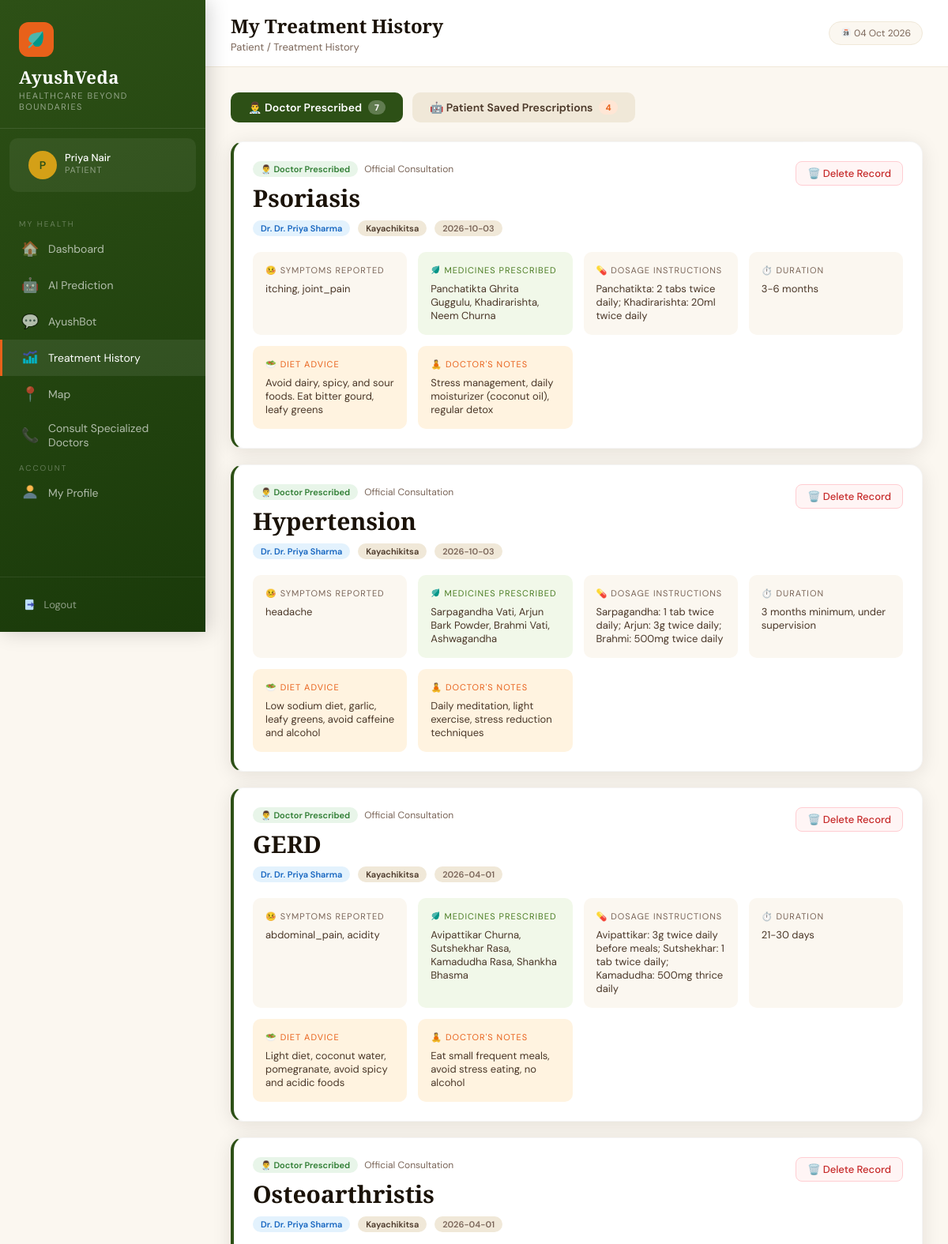
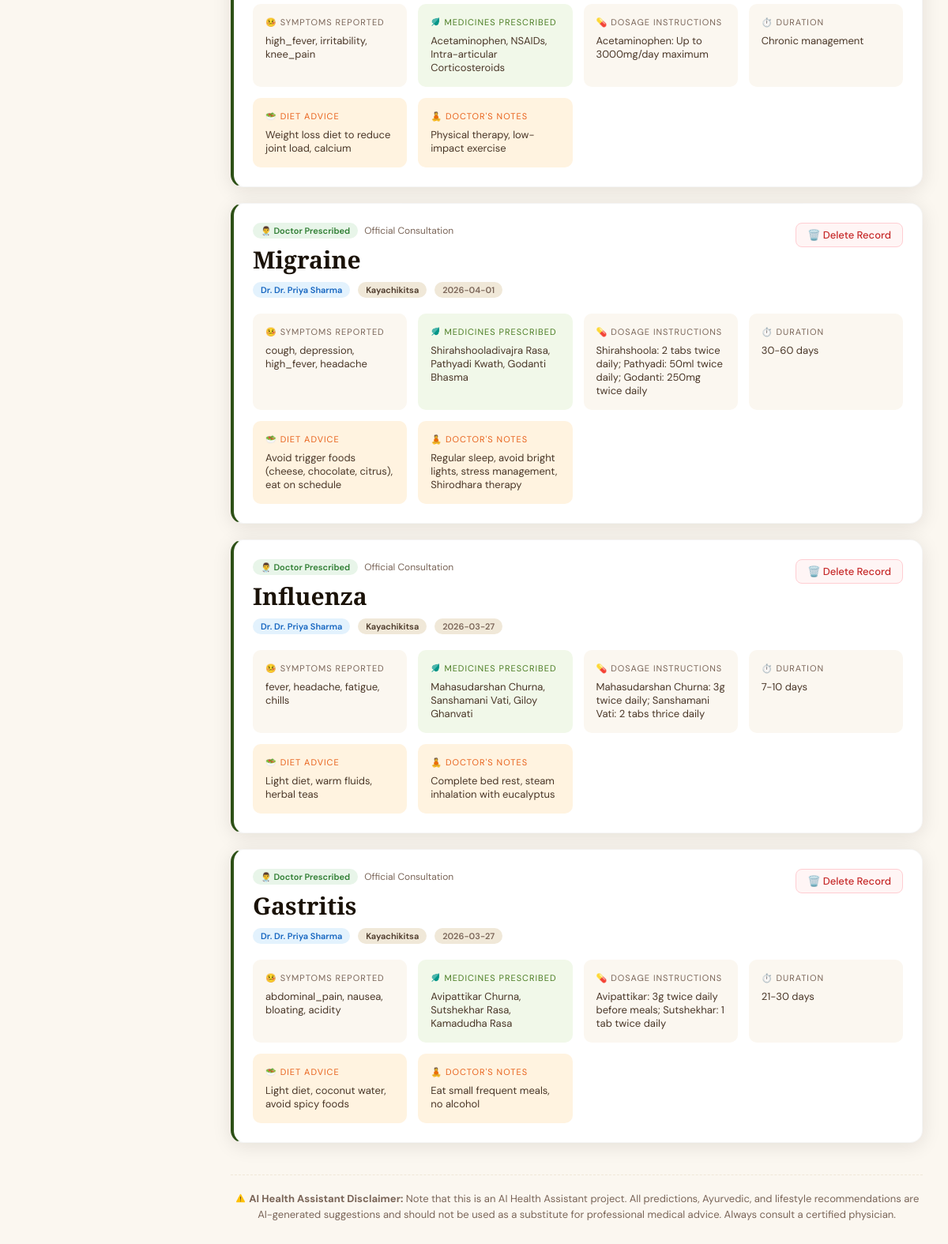
The page /patient/history (signed in) on the database its author committed (2 pictures, top to bottom).
### tables this page shows
CREATE TABLE prescriptions (
            id INTEGER PRIMARY KEY AUTOINCREMENT,
            patient_id INTEGER,
            doctor_id INTEGER,
            symptoms TEXT,
            predicted_disease TEXT,
            medicines TEXT,
            dosage TEXT,
            duration TEXT,
            suggestions TEXT,
            diet_advice TEXT,
            created_at TIMESTAMP DEFAULT CURRENT_TIMESTAMP, saved_by TEXT DEFAULT 'doctor',
            FOREIGN KEY (patient_id) REFERENCES patients(id),
            FOREIGN KEY (doctor_id) REFERENCES doctors(id)
        );

CREATE TABLE doctors (
            id INTEGER PRIMARY KEY AUTOINCREMENT,
            name TEXT NOT NULL,
            email TEXT UNIQUE NOT NULL,
            password TEXT NOT NULL,
            phone TEXT,
            specialization TEXT,
            qualification TEXT,
            experience INTEGER DEFAULT 0,
            created_at TIMESTAMP DEFAULT CURRENT_TIMESTAMP
        );

### app.py (the view)
@app.route('/patient/history')
@login_required('patient')
def patient_history():
    conn = get_db()
    prescriptions = conn.execute(
        "SELECT pr.*, d.name as doctor_name, d.specialization FROM prescriptions pr LEFT JOIN doctors d ON pr.doctor_id=d.id WHERE pr.patient_id=? ORDER BY pr.created_at DESC",
        (session['user_id'],)
    ).fetchall()
    conn.close()
    doctor_prescriptions = [p for p in prescriptions if (p['saved_by'] != 'patient' and p['doctor_name'])]
    patient_prescriptions = [p for p in prescriptions if (p['saved_by'] == 'patient' or not p['doctor_name'])]
    return render_template(
        'patient/history.html',
        prescriptions=prescriptions,
        doctor_prescriptions=doctor_prescriptions,
        patient_prescriptions=patient_prescriptions
    )

### app.py (called while the page is built)
@app.context_processor
def inject_now():
    return {'now': datetime.now().strftime('%d %b %Y')}

def get_db():
    if os.environ.get('VERCEL') and not os.path.exists(DB_PATH):
        orig_db = os.path.join(BASE_DIR, 'ayurcare.db')
        if os.path.exists(orig_db):
            import shutil
            shutil.copyfile(orig_db, DB_PATH)
    conn = sqlite3.connect(DB_PATH)
    conn.row_factory = sqlite3.Row
    return conn

def login_required(role):
    def decorator(f):
        @wraps(f)
        def wrapper(*args, **kwargs):
            if session.get('role') != role:
                flash('Please login to continue.', 'error')
                return redirect(url_for(f'{role}_login'))
            return f(*args, **kwargs)
        return wrapper
    return decorator

### templates/patient/history.html (shortened to what this page needs)
{% extends 'base.html' %}
{% block page_title %}My Treatment History{% endblock %}
{% block breadcrumb %}Patient / Treatment History{% endblock %}
{% block nav %}
<span class="nav-section-label">My Health</span>
<a href="/patient/dashboard" class="nav-link"><span class="icon">🏠</span> Dashboard</a>
<a href="/patient/predict" class="nav-link"><span class="icon">🤖</span> AI Prediction</a>
<a href="/patient/chatbot" class="nav-link"><span class="icon">💬</span> AyushBot</a>
<a href="/patient/history" class="nav-link active"><span class="icon"><img src="/static/images/dashboard_icon.png" style="height:1.2em;width:1.2em;vertical-align:-0.2em;"></span> Treatment History</a>
<a href="/patient/map" class="nav-link"><span class="icon">📍</span> Map</a>
<a href="/patient/consult" class="nav-link"><span class="icon">📞</span> Consult Specialized Doctors</a>
<span class="nav-section-label">Account</span>
<a href="/patient/profile" class="nav-link"><span class="icon"><img src="/static/images/profile_icon.png" style="height:1.2em;width:1.2em;vertical-align:-0.2em;"></span> My Profile</a>
{% endblock %}
{% block content %}
<div style="display:flex; gap:12px; margin-bottom:24px; flex-wrap:wrap;">
    <button type="button" class="page-tab-btn active" id="btn_category_doctor" onclick="switchRxCategory('doctor', this)">
        <span>👨‍⚕️ Doctor Prescribed</span>
        <span class="tab-counter" style="background:#E2EDD8;color:#2D5016;">{{ doctor_prescriptions|length }}</span>
    </button>
    <button type="button" class="page-tab-btn" id="btn_category_patient" onclick="switchRxCategory('patient', this)">
        <span>🤖 Patient Saved Prescriptions</span>
        <span class="tab-counter" style="background:#FFE6D5;color:#E8611A;">{{ patient_prescriptions|length }}</span>
    </button>
</div>
<div id="section_doctor_rx">
    {% if doctor_prescriptions %}
    {% for pr in doctor_prescriptions %}
    <div class="card" style="margin-bottom:20px; border-left:4px solid #2D5016;">
        <div style="display:flex;align-items:flex-start;justify-content:space-between;flex-wrap:wrap;gap:10px;margin-bottom:20px">
            <div>
                <div style="display:flex;align-items:center;gap:8px;margin-bottom:6px">
                    <span class="badge badge-green" style="font-size:11px;">👨‍⚕️ Doctor Prescribed</span>
                    <span style="font-size:12px;color:#7A6558;">Official Consultation</span>
                </div>
                <h2 style="font-family:'Cormorant Garamond',serif;font-size:30px;color:#1A1208">{{ pr.predicted_disease }}</h2>
                <div style="margin-top:8px;display:flex;gap:10px;flex-wrap:wrap">
                    <span class="badge badge-blue">Dr. {{ pr.doctor_name }}</span>
                    {% if pr.specialization %}<span class="badge" style="background:#F0E8D8;color:#4A3728">{{ pr.specialization }}</span>{% endif %}
                    <span class="badge" style="background:#F0E8D8;color:#7A6558">{{ pr.created_at[:10] }}</span>
                </div>
            </div>
            <div style="flex-shrink:0;">
                <form action="{{ url_for('patient_delete_history', pr_id=pr.id) }}" method="POST" onsubmit="return confirm('Are you sure you want to delete this treatment record?');" style="margin:0;">
                    <button type="submit" class="btn btn-outline" style="color:#C62828; border-color:#FFCDD2; background:#FFF5F5; padding:6px 14px; font-size:13px; font-weight:500; display:flex; align-items:center; gap:6px;">
                        🗑️ Delete Record
                    </button>
                </form>
            </div>
        </div>
        <div class="prescription-grid">
            <div style="background:#FBF7F0;border-radius:10px;padding:16px">
                <div style="font-size:11px;text-transform:uppercase;letter-spacing:1px;color:#7A6558;margin-bottom:8px">🤒 Symptoms Reported</div>
                <div style="font-size:13px;color:#4A3728">{{ pr.symptoms }}</div>
            </div>
            <div style="background:#F1F8E9;border-radius:10px;padding:16px">
                <div style="font-size:11px;text-transform:uppercase;letter-spacing:1px;color:#4A7C22;margin-bottom:8px"><img src="/static/images/logo_icon.png" style="height:1.2em;width:1.2em;vertical-align:-0.2em;"> Medicines Prescribed</div>
                <div style="font-size:13px;color:#4A3728">{{ pr.medicines }}</div>
            </div>
            <div style="background:#FBF7F0;border-radius:10px;padding:16px">
                <div style="font-size:11px;text-transform:uppercase;letter-spacing:1px;color:#7A6558;margin-bottom:8px">💊 Dosage Instructions</div>
                <div style="font-size:13px;color:#4A3728">{{ pr.dosage }}</div>
            </div>
            <div style="background:#FBF7F0;border-radius:10px;padding:16px">
                <div style="font-size:11px;text-transform:uppercase;letter-spacing:1px;color:#7A6558;margin-bottom:8px">⏱️ Duration</div>
                <div style="font-size:13px;color:#4A3728">{{ pr.duration }}</div>
            </div>
            {% if pr.diet_advice %}
            <div style="background:#FFF3E0;border-radius:10px;padding:16px">
                <div style="font-size:11px;text-transform:uppercase;letter-spacing:1px;color:#E8611A;margin-bottom:8px">🥗 Diet Advice</div>
                <div style="font-size:13px;color:#4A3728">{{ pr.diet_advice }}</div>
            </div>
            {% endif %}
            {% if pr.suggestions %}
            <div style="background:#FFF3E0;border-radius:10px;padding:16px">
                <div style="font-size:11px;text-transform:uppercase;letter-spacing:1px;color:#E8611A;margin-bottom:8px">🧘 Doctor's Notes</div>
                <div style="font-size:13px;color:#4A3728">{{ pr.suggestions }}</div>
            </div>
            {% endif %}
        </div>
    </div>
    {% endfor %}
    {% endif %}
</div>
{% endblock %}

### templates/base.html (style rules this page uses)
:root { --saffron: #E8611A; --saffron-light: #F4874B; --turmeric: #D4A017; --forest: #2D5016; --forest-mid: #4A7C22; --forest-light: #7AB648; --cream: #FBF7F0; --cream-dark: #F0E8D8; --earth: #6B4226; --earth-light: #9B6B42; --text-dark: #1A1208; --text-mid: #4A3728; --text-light: #7A6558; --white: #FFFFFF; --sidebar-w: 260px; --shadow: 0 4px 24px rgba(26, 18, 8, 0.10); --shadow-lg: 0 12px 48px rgba(26, 18, 8, 0.16); }
* { box-sizing: border-box; margin: 0; padding: 0; }
body { font-family: 'DM Sans', sans-serif; background: var(--cream); color: var(--text-dark); min-height: 100vh; }
h1, h2, h3, h4 { font-family: 'Cormorant Garamond', serif; }
.nav-section-label { color: rgba(255, 255, 255, 0.3); font-size: 10px; text-transform: uppercase; letter-spacing: 2px; padding: 12px 24px 6px; font-family: 'DM Sans', sans-serif; }
.nav-link { display: flex; align-items: center; gap: 12px; padding: 11px 24px; color: rgba(255, 255, 255, 0.65); text-decoration: none; font-size: 14px; transition: all 0.2s; border-left: 3px solid transparent; position: relative; }
.nav-link:hover, .nav-link.active { color: #fff; background: rgba(255, 255, 255, 0.08); border-left-color: var(--saffron); }
.nav-link .icon { font-size: 18px; width: 22px; text-align: center; }
.card { background: var(--white); border-radius: 16px; padding: 24px; box-shadow: var(--shadow); border: 1px solid rgba(0, 0, 0, 0.04); }
.btn { display: inline-flex; align-items: center; gap: 8px; padding: 10px 20px; border-radius: 8px; font-size: 14px; font-weight: 500; cursor: pointer; text-decoration: none; border: none; transition: all 0.2s; font-family: 'DM Sans', sans-serif; }
.btn-outline { background: transparent; border: 1.5px solid var(--cream-dark); color: var(--text-mid); }
.badge { display: inline-block; padding: 3px 10px; border-radius: 20px; font-size: 11px; font-weight: 600; }
.badge-green { background: #E8F5E9; color: #2E7D32; }
.badge-blue { background: #E3F2FD; color: #1565C0; }

### templates/patient/history.html (style rules this page uses)
.page-tab-btn { padding: 10px 22px; border: none; border-radius: 10px; cursor: pointer; font-family: 'DM Sans', sans-serif; font-size: 14px; font-weight: 600; transition: all 0.2s; background: #F0E8D8; color: #4A3728; display: inline-flex; align-items: center; gap: 8px; }
.page-tab-btn.active { background: #2D5016; color: #fff; }
.page-tab-btn.active .tab-counter { background: rgba(255,255,255,0.25) !important; color: #fff !important; }
.tab-counter { font-size: 11px; padding: 2px 8px; border-radius: 12px; font-weight: 700; }
.prescription-grid { display: grid; grid-template-columns: minmax(0,1fr); gap: 14px; word-break: break-word; }
@media (min-width: 768px) { .prescription-grid { grid-template-columns: repeat(2, minmax(0,1fr)); } }
@media (min-width: 1024px) { .prescription-grid { grid-template-columns: repeat(4, minmax(0,1fr)); } }

### rows shown on the page
prescriptions: predicted_disease "Psoriasis", doctor_name "Dr. Priya Sharma", specialization "Kayachikitsa", created_at "2026-10-03", symptoms "itching, joint_pain", medicines "Panchatikta Ghrita Guggulu, Khadirarishta, Neem Churna", dosage "Panchatikta: 2 tabs twice daily; Khadirarishta: 20ml twice daily", duration "3-6 months", diet_advice "Avoid dairy, spicy, and sour foods. Eat bitter gourd, leafy greens", suggestions "Stress management, daily moisturizer (coconut oil), regular detox"
prescriptions: predicted_disease "Hypertension", doctor_name "Dr. Priya Sharma", specialization "Kayachikitsa", created_at "2026-10-03", symptoms "headache", medicines "Sarpagandha Vati, Arjun Bark Powder, Brahmi Vati, Ashwagandha", dosage "Sarpagandha: 1 tab twice daily; Arjun: 3g twice daily; Brahmi: 500mg twice daily", duration "3 months minimum, under supervision", diet_advice "Low sodium diet, garlic, leafy greens, avoid caffeine and alcohol", suggestions "Daily meditation, light exercise, stress reduction techniques"
prescriptions: predicted_disease "GERD", doctor_name "Dr. Priya Sharma", specialization "Kayachikitsa", created_at "2026-04-01", symptoms "abdominal_pain, acidity", medicines "Avipattikar Churna, Sutshekhar Rasa, Kamadudha Rasa, Shankha Bhasma", dosage "Avipattikar: 3g twice daily before meals; Sutshekhar: 1 tab twice daily; Kamadudha: 500mg thrice daily", duration "21-30 days", diet_advice "Light diet, coconut water, pomegranate, avoid spicy and acidic foods", suggestions "Eat small frequent meals, avoid stress eating, no alcohol"
prescriptions: predicted_disease "Osteoarthristis", doctor_name "Dr. Priya Sharma", specialization "Kayachikitsa", created_at "2026-04-01", symptoms "high_fever, irritability, knee_pain", medicines "Acetaminophen, NSAIDs, Intra-articular Corticosteroids", dosage "Acetaminophen: Up to 3000mg/day maximum", duration "Chronic management", diet_advice "Weight loss diet to reduce joint load, calcium", suggestions "Physical therapy, low-impact exercise"
prescriptions: predicted_disease "Migraine", doctor_name "Dr. Priya Sharma", specialization "Kayachikitsa", created_at "2026-04-01", symptoms "cough, depression, high_fever, headache", medicines "Shirahshooladivajra Rasa, Pathyadi Kwath, Godanti Bhasma", dosage "Shirahshoola: 2 tabs twice daily; Pathyadi: 50ml twice daily; Godanti: 250mg twice daily", duration "30-60 days", diet_advice "Avoid trigger foods (cheese, chocolate, citrus), eat on schedule", suggestions "Regular sleep, avoid bright lights, stress management, Shirodhara therapy"
prescriptions: predicted_disease "Influenza", doctor_name "Dr. Priya Sharma", specialization "Kayachikitsa", created_at "2026-03-27", symptoms "fever, headache, fatigue, chills", medicines "Mahasudarshan Churna, Sanshamani Vati, Giloy Ghanvati", dosage "Mahasudarshan Churna: 3g twice daily; Sanshamani Vati: 2 tabs thrice daily", duration "7-10 days", diet_advice "Light diet, warm fluids, herbal teas", suggestions "Complete bed rest, steam inhalation with eucalyptus"
prescriptions: predicted_disease "Gastritis", doctor_name "Dr. Priya Sharma", specialization "Kayachikitsa", created_at "2026-03-27", symptoms "abdominal_pain, nausea, bloating, acidity", medicines "Avipattikar Churna, Sutshekhar Rasa, Kamadudha Rasa", dosage "Avipattikar: 3g twice daily before meals; Sutshekhar: 1 tab twice daily", duration "21-30 days", diet_advice "Light diet, coconut water, avoid spicy foods", suggestions "Eat small frequent meals, no alcohol"

### other values the page prints
{{ session.user_name[0].upper() }} "P"
{{ session.user_name }} "Priya Nair"
{{ session.role|capitalize }} "PATIENT"
{{ doctor_prescriptions|length }} "7"
{{ patient_prescriptions|length }} "4"
